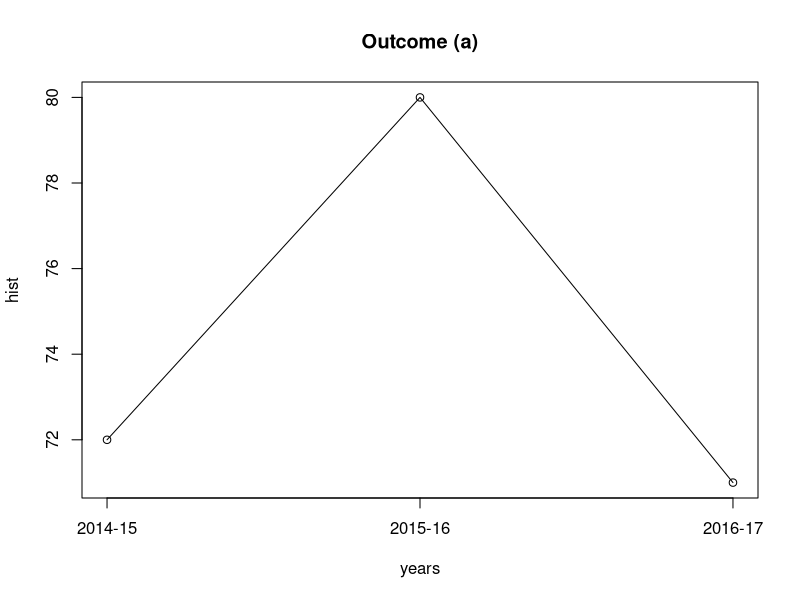
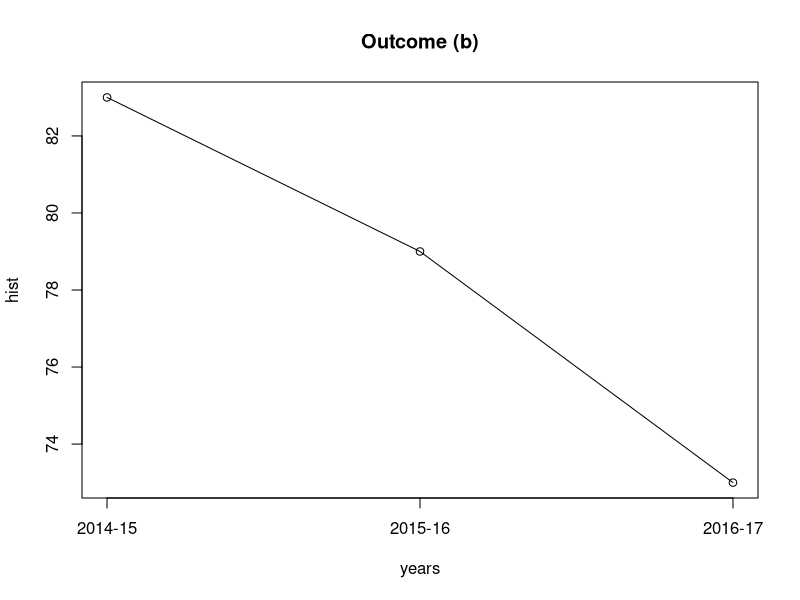
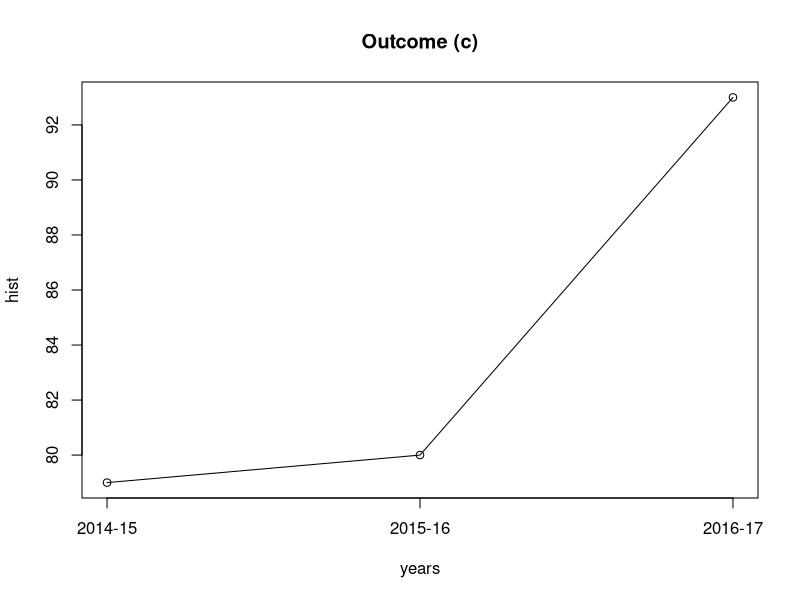
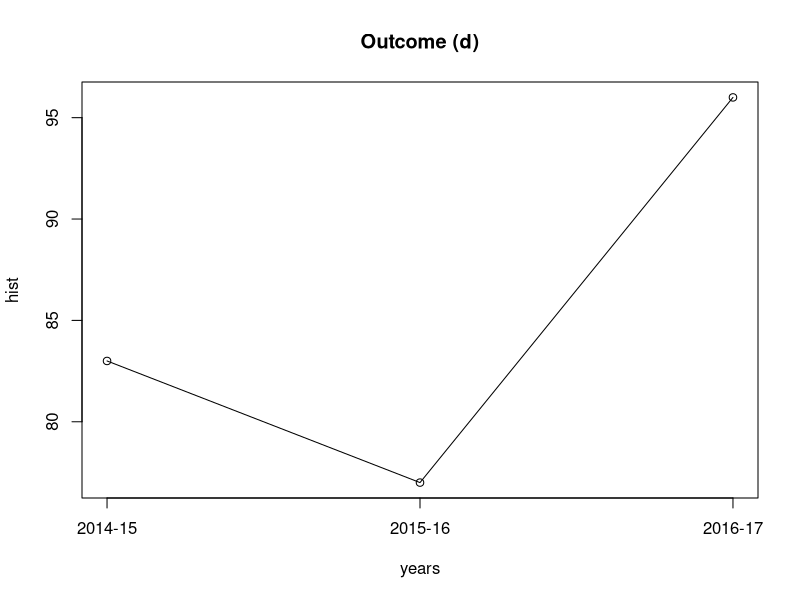
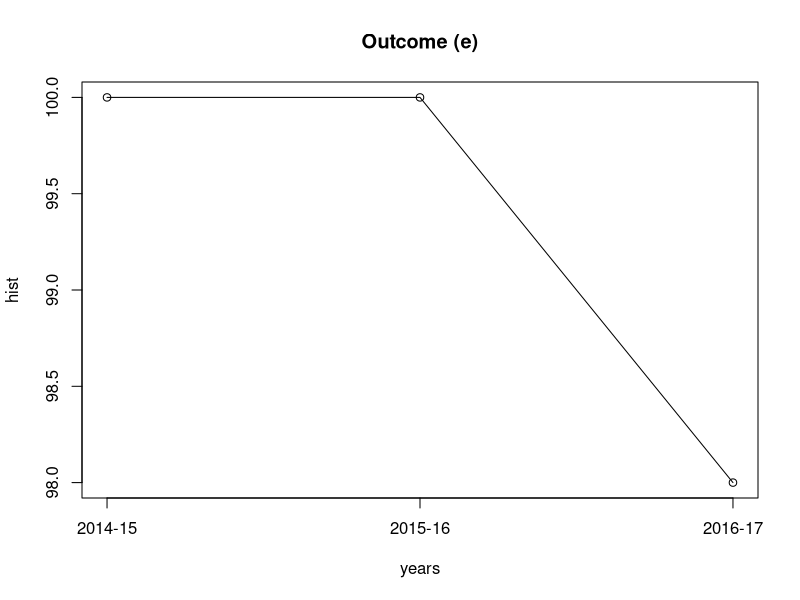
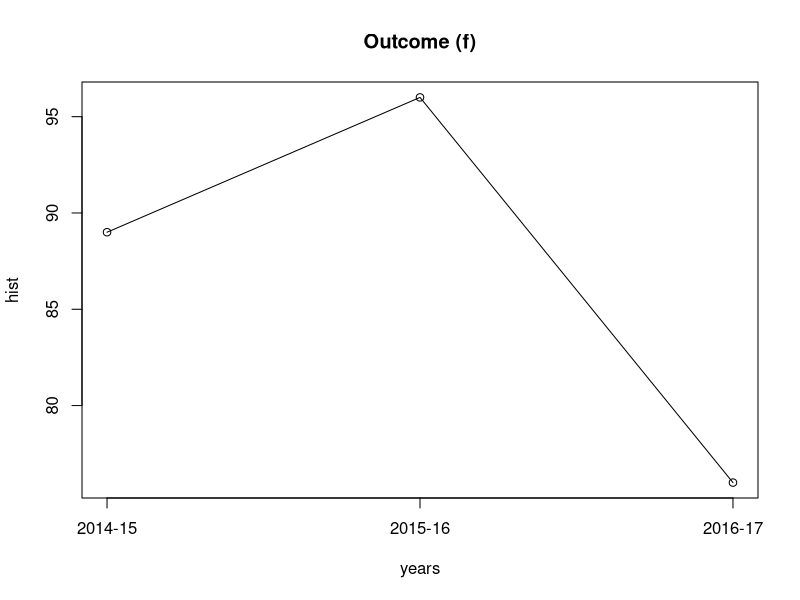
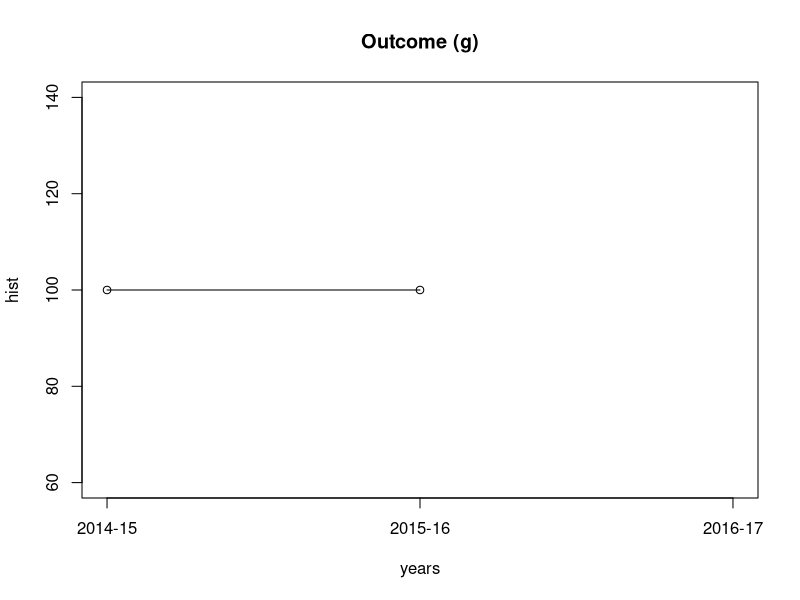
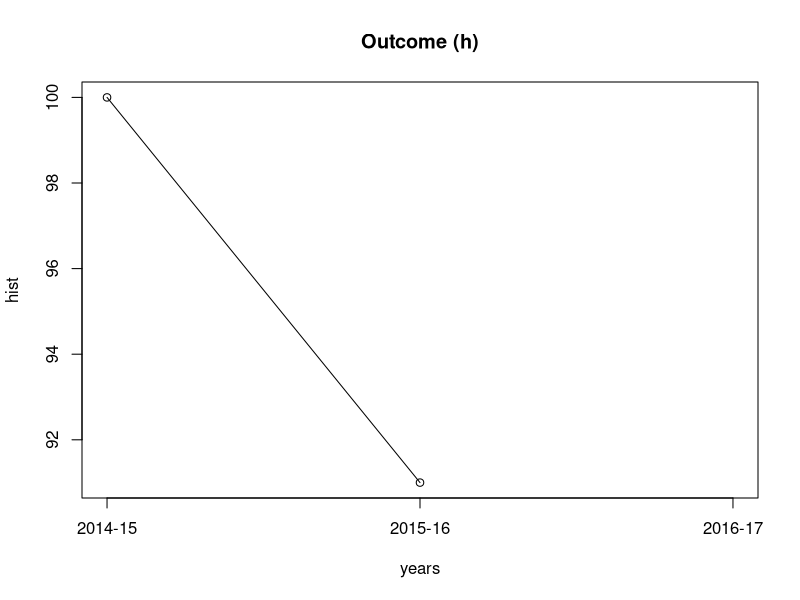

These charts were generated, in order, by the following R code:
## ---- chunk 1
num.excelled <- c(
    a1=23+20, a2=16, a3=4, a4=0, a5=0, a6=0,
    b1=10, b2=10+30,
    c1=0, c2=0, c3=18+30, c4=25, c5=18, 
    d1=0, d2=0, d3=25, d4=0, d5=0,
    e1=45, e2=45, e3=45, e4=49,
    f1=18, f2=6, f3=5,
    g1=0, g2=0,
    h1=0, h2=0, h3=0,
    i1=0, i2=30, i3=0, i4=0,
    j1=4, j2=13, j3=24, j4=3, j5=10,
    k1=0, k2=0+0+0+0, k3=0, k4=0)
num.mastered <- c(
    a1=0+3, a2=5, a3=2, a4=0, a5=0, a6=0,
    b1=9, b2=9+39,
    c1=46, c2=46, c3=22+39, c4=8, c5=22, 
    d1=43, d2=43, d3=8, d4=43, d5=43,
    e1=4, e2=4, e3=4, e4=1,
    f1=22, f2=30, f3=18,
    g1=0, g2=0,
    h1=0, h2=0, h3=0,
    i1=5, i2=5, i3=0, i4=0,
    j1=0, j2=8, j3=8, j4=2, j5=9,
    k1=0, k2=0+0+0+0, k3=0, k4=0)
num.partially.mastered <- c(
    a1=3+3, a2=3, a3=3, a4=0, a5=0, a6=0,
    b1=4, b2=4+2,
    c1=0, c2=0, c3=3+2, c4=7, c5=0, 
    d1=0, d2=0, d3=7, d4=0, d5=0,
    e1=0, e2=0, e3=0, e4=0,
    f1=3, f2=7, f3=17,
    g1=0, g2=0,
    h1=0, h2=0, h3=0,
    i1=0, i2=1, i3=0, i4=0,
    j1=14, j2=12, j3=0, j4=20, j5=4,
    k1=0, k2=0+0+0+0, k3=0, k4=0)
num.below.expectations <- c(
    a1=0+0, a2=2, a3=17, a4=0, a5=0, a6=0,
    b1=11, b2=11+7,
    c1=0, c2=0, c3=0+7, c4=3, c5=0, 
    d1=0, d2=0, d3=3, d4=0, d5=0,
    e1=1, e2=1, e3=1, e4=0,
    f1=0, f2=0, f3=3,
    g1=0, g2=0,
    h1=0, h2=0, h3=0,
    i1=0, i2=2, i3=0, i4=0,
    j1=8, j2=0, j3=2, j4=8, j5=11,
    k1=0, k2=0+0+0+0, k3=0, k4=0)

num.excelled['a'] <- sum(num.excelled[paste('a', 1:6, sep="")])
num.excelled['b'] <- sum(num.excelled[paste('b', 1:2, sep="")])
num.excelled['c'] <- sum(num.excelled[paste('c', 1:5, sep="")])
num.excelled['d'] <- sum(num.excelled[paste('d', 1:5, sep="")])
num.excelled['e'] <- sum(num.excelled[paste('e', 1:4, sep="")])
num.excelled['f'] <- sum(num.excelled[paste('f', 1:3, sep="")])
num.excelled['g'] <- sum(num.excelled[paste('g', 1:2, sep="")])
num.excelled['h'] <- sum(num.excelled[paste('h', 1:3, sep="")])
num.excelled['i'] <- sum(num.excelled[paste('i', 1:4, sep="")])
num.excelled['j'] <- sum(num.excelled[paste('j', 1:5, sep="")])
num.excelled['k'] <- sum(num.excelled[paste('k', 1:4, sep="")])

num.mastered['a'] <- sum(num.mastered[paste('a', 1:6, sep="")])
num.mastered['b'] <- sum(num.mastered[paste('b', 1:2, sep="")])
num.mastered['c'] <- sum(num.mastered[paste('c', 1:5, sep="")])
num.mastered['d'] <- sum(num.mastered[paste('d', 1:5, sep="")])
num.mastered['e'] <- sum(num.mastered[paste('e', 1:4, sep="")])
num.mastered['f'] <- sum(num.mastered[paste('f', 1:3, sep="")])
num.mastered['g'] <- sum(num.mastered[paste('g', 1:2, sep="")])
num.mastered['h'] <- sum(num.mastered[paste('h', 1:3, sep="")])
num.mastered['i'] <- sum(num.mastered[paste('i', 1:4, sep="")])
num.mastered['j'] <- sum(num.mastered[paste('j', 1:5, sep="")])
num.mastered['k'] <- sum(num.mastered[paste('k', 1:4, sep="")])

num.partially.mastered['a'] <- sum(num.partially.mastered[paste('a', 1:6, sep="")])
num.partially.mastered['b'] <- sum(num.partially.mastered[paste('b', 1:2, sep="")])
num.partially.mastered['c'] <- sum(num.partially.mastered[paste('c', 1:5, sep="")])
num.partially.mastered['d'] <- sum(num.partially.mastered[paste('d', 1:5, sep="")])
num.partially.mastered['e'] <- sum(num.partially.mastered[paste('e', 1:4, sep="")])
num.partially.mastered['f'] <- sum(num.partially.mastered[paste('f', 1:3, sep="")])
num.partially.mastered['g'] <- sum(num.partially.mastered[paste('g', 1:2, sep="")])
num.partially.mastered['h'] <- sum(num.partially.mastered[paste('h', 1:3, sep="")])
num.partially.mastered['i'] <- sum(num.partially.mastered[paste('i', 1:4, sep="")])
num.partially.mastered['j'] <- sum(num.partially.mastered[paste('j', 1:5, sep="")])
num.partially.mastered['k'] <- sum(num.partially.mastered[paste('k', 1:4, sep="")])

num.below.expectations['a'] <- sum(num.below.expectations[paste('a', 1:6, sep="")])
num.below.expectations['b'] <- sum(num.below.expectations[paste('b', 1:2, sep="")])
num.below.expectations['c'] <- sum(num.below.expectations[paste('c', 1:5, sep="")])
num.below.expectations['d'] <- sum(num.below.expectations[paste('d', 1:5, sep="")])
num.below.expectations['e'] <- sum(num.below.expectations[paste('e', 1:4, sep="")])
num.below.expectations['f'] <- sum(num.below.expectations[paste('f', 1:3, sep="")])
num.below.expectations['g'] <- sum(num.below.expectations[paste('g', 1:2, sep="")])
num.below.expectations['h'] <- sum(num.below.expectations[paste('h', 1:3, sep="")])
num.below.expectations['i'] <- sum(num.below.expectations[paste('i', 1:4, sep="")])
num.below.expectations['j'] <- sum(num.below.expectations[paste('j', 1:5, sep="")])
num.below.expectations['k'] <- sum(num.below.expectations[paste('k', 1:4, sep="")])

get.excelled <- function (key) {
    pct <- num.excelled[[key]] / (num.excelled[[key]] + num.mastered[[key]] + num.partially.mastered[[key]] + num.below.expectations[[key]])
    return (round(100*pct))
}
get.mastered <- function (key) {
    pct <- num.mastered[[key]] / (num.excelled[[key]] + num.mastered[[key]] + num.partially.mastered[[key]] + num.below.expectations[[key]])
    return (round(100*pct))
}
get.partially.mastered <- function (key) {
    pct <- num.partially.mastered[[key]] / (num.excelled[[key]] + num.mastered[[key]] + num.partially.mastered[[key]] + num.below.expectations[[key]])
    return (round(100*pct))
}
get.below.expectations <- function (key) {
    pct <- num.below.expectations[[key]] / (num.excelled[[key]] + num.mastered[[key]] + num.partially.mastered[[key]] + num.below.expectations[[key]])
    return (round(100*pct))
}
num.assessed <- function (key) {
    num <- num.excelled[[key]] + num.mastered[[key]] + num.partially.mastered[[key]] + num.below.expectations[[key]]
    return (num)
}

history.excelled <- data.frame(
    a=c(62,  45, get.excelled('a')),
    b=c(69,  46, get.excelled('b')),
    c=c(71,  58, get.excelled('c')),
    d=c(66,  53, get.excelled('d')),
    e=c(20,  98, get.excelled('e')),
    f=c(83,  67, get.excelled('f')),
    g=c(20, 100, get.excelled('g')),
    h=c(20,  81, get.excelled('h')),
    i=c(67,  56, get.excelled('i')),
    j=c(79,  36, get.excelled('j')),
    k=c(49,  74, get.excelled('k')))
history.mastered <- data.frame(
    a=c(10, 35, get.mastered('a')),
    b=c(14, 33, get.mastered('b')),
    c=c( 8, 22, get.mastered('c')),
    d=c(17, 24, get.mastered('d')),
    e=c(80,  2, get.mastered('e')),
    f=c( 6, 29, get.mastered('f')),
    g=c(80,  0, get.mastered('g')),
    h=c(80, 10, get.mastered('h')),
    i=c(24, 26, get.mastered('i')),
    j=c(15, 26, get.mastered('j')),
    k=c(15,  8, get.mastered('k')))
history.partially.mastered <- data.frame(
    a=c(12,  9, get.partially.mastered('a')),
    b=c(10, 15, get.partially.mastered('b')),
    c=c(11,  9, get.partially.mastered('c')),
    d=c( 7, 19, get.partially.mastered('d')),
    e=c( 0,  0, get.partially.mastered('e')),
    f=c(11,  4, get.partially.mastered('f')),
    g=c( 0,  0, get.partially.mastered('g')),
    h=c( 0,  9, get.partially.mastered('h')),
    i=c( 3, 10, get.partially.mastered('i')),
    j=c( 2, 17, get.partially.mastered('j')),
    k=c(24,  2, get.partially.mastered('k')))
history.below.expectations <- data.frame(
    a=c(16, 11, get.below.expectations('a')),
    b=c( 7,  6, get.below.expectations('b')),
    c=c(10, 11, get.below.expectations('c')),
    d=c(10,  4, get.below.expectations('d')),
    e=c( 0,  0, get.below.expectations('e')),
    f=c( 0,  0, get.below.expectations('f')),
    g=c( 0,  0, get.below.expectations('g')),
    h=c( 0,  0, get.below.expectations('h')),
    i=c( 6,  7, get.below.expectations('i')),
    j=c( 4, 21, get.below.expectations('j')),
    k=c(12, 16, get.below.expectations('k')))

history.pass <- history.excelled + history.mastered
history.fail <- history.partially.mastered + history.below.expectations
## ---- chunk 2

years <- c(2015, 2016, 2017)
year_labels = c('2014-15', '2015-16', '2016-17')
for (outcome in c('a', 'b', 'c', 'd', 'e', 'f', 'g', 'h', 'i', 'j', 'k')) {
  hist <- c(history.pass[1, outcome], history.pass[2, outcome], history.pass[3, outcome])
  plot(years, hist, xaxt="n")
  lines(years, hist)
  axis(side=1, at=years, labels=year_labels)
  title(paste('Outcome (',  outcome, ')', sep=""))
}

